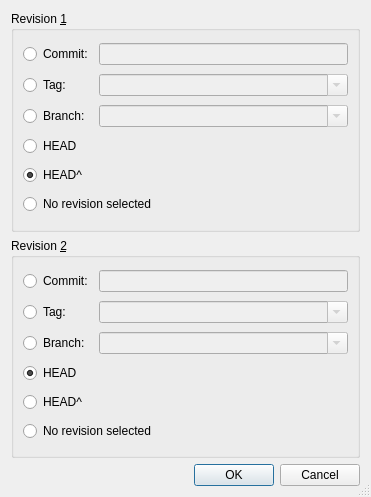
<?xml version="1.0" encoding="UTF-8"?>
<ui version="4.0">
 <class>GitRevisionsSelectionDialog</class>
 <widget class="QDialog" name="GitRevisionsSelectionDialog">
  <property name="geometry">
   <rect>
    <x>0</x>
    <y>0</y>
    <width>371</width>
    <height>497</height>
   </rect>
  </property>
  <property name="windowTitle">
   <string>Git Diff</string>
  </property>
  <property name="sizeGripEnabled">
   <bool>true</bool>
  </property>
  <layout class="QVBoxLayout" name="verticalLayout">
   <item>
    <widget class="QGroupBox" name="rev1GroupBox">
     <property name="title">
      <string>Revision &amp;1</string>
     </property>
     <layout class="QGridLayout" name="gridLayout">
      <item row="0" column="0">
       <widget class="QRadioButton" name="rev1Button">
        <property name="toolTip">
         <string>Select to specify a revision by a revision expression</string>
        </property>
        <property name="text">
         <string>Commit:</string>
        </property>
       </widget>
      </item>
      <item row="0" column="1">
       <widget class="QLineEdit" name="rev1Edit">
        <property name="enabled">
         <bool>false</bool>
        </property>
        <property name="toolTip">
         <string>Enter a commit id</string>
        </property>
       </widget>
      </item>
      <item row="1" column="0">
       <widget class="QRadioButton" name="tag1Button">
        <property name="toolTip">
         <string>Select to specify a revision by a tag</string>
        </property>
        <property name="text">
         <string>Tag:</string>
        </property>
       </widget>
      </item>
      <item row="1" column="1">
       <widget class="QComboBox" name="tag1Combo">
        <property name="enabled">
         <bool>false</bool>
        </property>
        <property name="toolTip">
         <string>Enter a tag name</string>
        </property>
        <property name="editable">
         <bool>true</bool>
        </property>
       </widget>
      </item>
      <item row="2" column="0">
       <widget class="QRadioButton" name="branch1Button">
        <property name="toolTip">
         <string>Select to specify a revision by a branch</string>
        </property>
        <property name="text">
         <string>Branch:</string>
        </property>
       </widget>
      </item>
      <item row="2" column="1">
       <widget class="QComboBox" name="branch1Combo">
        <property name="enabled">
         <bool>false</bool>
        </property>
        <property name="toolTip">
         <string>Enter a branch name</string>
        </property>
        <property name="editable">
         <bool>true</bool>
        </property>
       </widget>
      </item>
      <item row="3" column="0" colspan="2">
       <widget class="QRadioButton" name="tip1Button">
        <property name="toolTip">
         <string>Select HEAD revision</string>
        </property>
        <property name="text">
         <string>HEAD</string>
        </property>
        <property name="checked">
         <bool>false</bool>
        </property>
       </widget>
      </item>
      <item row="4" column="0" colspan="2">
       <widget class="QRadioButton" name="prev1Button">
        <property name="toolTip">
         <string>Select revision before HEAD</string>
        </property>
        <property name="text">
         <string>HEAD^</string>
        </property>
        <property name="checked">
         <bool>true</bool>
        </property>
       </widget>
      </item>
      <item row="5" column="0" colspan="2">
       <widget class="QRadioButton" name="none1Button">
        <property name="text">
         <string>No revision selected</string>
        </property>
       </widget>
      </item>
     </layout>
    </widget>
   </item>
   <item>
    <widget class="QGroupBox" name="rev2GroupBox">
     <property name="title">
      <string>Revision &amp;2</string>
     </property>
     <layout class="QGridLayout" name="gridLayout_2">
      <item row="0" column="0">
       <widget class="QRadioButton" name="rev2Button">
        <property name="toolTip">
         <string>Select to specify a revision by a revision expression</string>
        </property>
        <property name="text">
         <string>Commit:</string>
        </property>
       </widget>
      </item>
      <item row="0" column="1">
       <widget class="QLineEdit" name="rev2Edit">
        <property name="enabled">
         <bool>false</bool>
        </property>
        <property name="toolTip">
         <string>Enter a commit id</string>
        </property>
       </widget>
      </item>
      <item row="1" column="0">
       <widget class="QRadioButton" name="tag2Button">
        <property name="toolTip">
         <string>Select to specify a revision by a tag</string>
        </property>
        <property name="text">
         <string>Tag:</string>
        </property>
       </widget>
      </item>
      <item row="1" column="1">
       <widget class="QComboBox" name="tag2Combo">
        <property name="enabled">
         <bool>false</bool>
        </property>
        <property name="toolTip">
         <string>Enter a tag name</string>
        </property>
        <property name="editable">
         <bool>true</bool>
        </property>
       </widget>
      </item>
      <item row="2" column="0">
       <widget class="QRadioButton" name="branch2Button">
        <property name="toolTip">
         <string>Select to specify a revision by a branch</string>
        </property>
        <property name="text">
         <string>Branch:</string>
        </property>
       </widget>
      </item>
      <item row="2" column="1">
       <widget class="QComboBox" name="branch2Combo">
        <property name="enabled">
         <bool>false</bool>
        </property>
        <property name="toolTip">
         <string>Enter a branch name</string>
        </property>
        <property name="editable">
         <bool>true</bool>
        </property>
       </widget>
      </item>
      <item row="3" column="0" colspan="2">
       <widget class="QRadioButton" name="tip2Button">
        <property name="toolTip">
         <string>Select HEAD revision</string>
        </property>
        <property name="text">
         <string>HEAD</string>
        </property>
        <property name="checked">
         <bool>true</bool>
        </property>
       </widget>
      </item>
      <item row="4" column="0" colspan="2">
       <widget class="QRadioButton" name="prev2Button">
        <property name="toolTip">
         <string>Select revision before HEAD</string>
        </property>
        <property name="text">
         <string>HEAD^</string>
        </property>
       </widget>
      </item>
      <item row="5" column="0" colspan="2">
       <widget class="QRadioButton" name="none2Button">
        <property name="text">
         <string>No revision selected</string>
        </property>
       </widget>
      </item>
     </layout>
    </widget>
   </item>
   <item>
    <widget class="QDialogButtonBox" name="buttonBox">
     <property name="orientation">
      <enum>Qt::Horizontal</enum>
     </property>
     <property name="standardButtons">
      <set>QDialogButtonBox::Cancel|QDialogButtonBox::Ok</set>
     </property>
    </widget>
   </item>
  </layout>
 </widget>
 <pixmapfunction>qPixmapFromMimeSource</pixmapfunction>
 <tabstops>
  <tabstop>rev1Button</tabstop>
  <tabstop>rev1Edit</tabstop>
  <tabstop>tag1Button</tabstop>
  <tabstop>tag1Combo</tabstop>
  <tabstop>branch1Button</tabstop>
  <tabstop>branch1Combo</tabstop>
  <tabstop>tip1Button</tabstop>
  <tabstop>prev1Button</tabstop>
  <tabstop>none1Button</tabstop>
  <tabstop>rev2Button</tabstop>
  <tabstop>rev2Edit</tabstop>
  <tabstop>tag2Button</tabstop>
  <tabstop>tag2Combo</tabstop>
  <tabstop>branch2Button</tabstop>
  <tabstop>branch2Combo</tabstop>
  <tabstop>tip2Button</tabstop>
  <tabstop>prev2Button</tabstop>
  <tabstop>none2Button</tabstop>
  <tabstop>buttonBox</tabstop>
 </tabstops>
 <resources/>
 <connections>
  <connection>
   <sender>buttonBox</sender>
   <signal>accepted()</signal>
   <receiver>GitRevisionsSelectionDialog</receiver>
   <slot>accept()</slot>
   <hints>
    <hint type="sourcelabel">
     <x>54</x>
     <y>440</y>
    </hint>
    <hint type="destinationlabel">
     <x>21</x>
     <y>143</y>
    </hint>
   </hints>
  </connection>
  <connection>
   <sender>buttonBox</sender>
   <signal>rejected()</signal>
   <receiver>GitRevisionsSelectionDialog</receiver>
   <slot>reject()</slot>
   <hints>
    <hint type="sourcelabel">
     <x>106</x>
     <y>440</y>
    </hint>
    <hint type="destinationlabel">
     <x>73</x>
     <y>140</y>
    </hint>
   </hints>
  </connection>
  <connection>
   <sender>rev1Button</sender>
   <signal>toggled(bool)</signal>
   <receiver>rev1Edit</receiver>
   <slot>setEnabled(bool)</slot>
   <hints>
    <hint type="sourcelabel">
     <x>32</x>
     <y>71</y>
    </hint>
    <hint type="destinationlabel">
     <x>147</x>
     <y>72</y>
    </hint>
   </hints>
  </connection>
  <connection>
   <sender>rev2Button</sender>
   <signal>toggled(bool)</signal>
   <receiver>rev2Edit</receiver>
   <slot>setEnabled(bool)</slot>
   <hints>
    <hint type="sourcelabel">
     <x>68</x>
     <y>286</y>
    </hint>
    <hint type="destinationlabel">
     <x>230</x>
     <y>286</y>
    </hint>
   </hints>
  </connection>
  <connection>
   <sender>tag1Button</sender>
   <signal>toggled(bool)</signal>
   <receiver>tag1Combo</receiver>
   <slot>setEnabled(bool)</slot>
   <hints>
    <hint type="sourcelabel">
     <x>59</x>
     <y>105</y>
    </hint>
    <hint type="destinationlabel">
     <x>129</x>
     <y>101</y>
    </hint>
   </hints>
  </connection>
  <connection>
   <sender>branch1Button</sender>
   <signal>toggled(bool)</signal>
   <receiver>branch1Combo</receiver>
   <slot>setEnabled(bool)</slot>
   <hints>
    <hint type="sourcelabel">
     <x>50</x>
     <y>124</y>
    </hint>
    <hint type="destinationlabel">
     <x>117</x>
     <y>128</y>
    </hint>
   </hints>
  </connection>
  <connection>
   <sender>tag2Button</sender>
   <signal>toggled(bool)</signal>
   <receiver>tag2Combo</receiver>
   <slot>setEnabled(bool)</slot>
   <hints>
    <hint type="sourcelabel">
     <x>36</x>
     <y>306</y>
    </hint>
    <hint type="destinationlabel">
     <x>149</x>
     <y>306</y>
    </hint>
   </hints>
  </connection>
  <connection>
   <sender>branch2Button</sender>
   <signal>toggled(bool)</signal>
   <receiver>branch2Combo</receiver>
   <slot>setEnabled(bool)</slot>
   <hints>
    <hint type="sourcelabel">
     <x>73</x>
     <y>331</y>
    </hint>
    <hint type="destinationlabel">
     <x>140</x>
     <y>331</y>
    </hint>
   </hints>
  </connection>
 </connections>
</ui>
